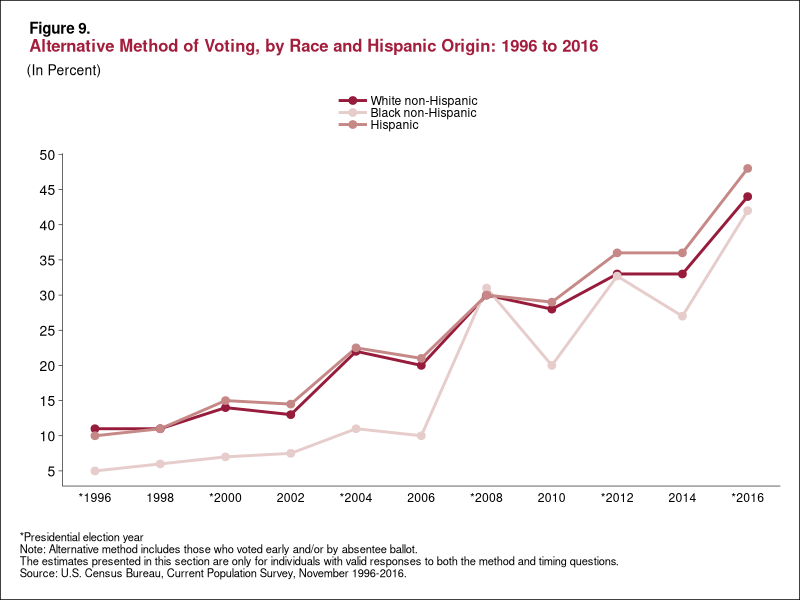

Reproduce this figure in R.
## ---- chunk 1
knitr::opts_chunk$set(echo = TRUE)
## ---- chunk 2
library(tidyverse)
# I like this for coloring text: https://wilkelab.org/ggtext/
library("ggtext")
library(grid)
library(rlang)
## ---- chunk 3
age_groups= c("18-29 year olds", "30-44 year olds", "45-64 year olds", "65 years and older")
types= c("White non-Hispanic", "Black non-Hispanic", "Hispanic")
year_levels <- c("*1996", "1998", "*2000", "2002", "*2004", "2006", "*2008", "2010", "*2012", "2014", "*2016")
percent<- c(5,10,15,20,25,30,35,40,45,50)
pop_colors <- c("#971c3c","#e6cdcb","#c58887")



vote_data<- tibble(
  vote_type = rep(types, 11),
  pop_groups= rep(year_levels, c(3,3,3,3,3,3,3,3,3,3,3)),
  amount= c(11,5,10,11,6,11,14,7,15,13,7.5,14.5,22,11,22.5,20,10,21,30,31,30,28,20,29,33,32.7,36,33,27,36,44,42,48), 
  fill= rep(pop_colors, 11)
)


vote_data<- vote_data%>%
  mutate(vote_type = factor(vote_type, levels= types),
         pop_groups= factor(pop_groups, levels=  year_levels),
         fill= factor(fill, levels= pop_colors))
area<- (ggplot(data= vote_data, aes(x= pop_groups, y= amount, group = vote_type, color= vote_type))+ geom_line(aes(color=vote_type), size =1)+ geom_point(aes(color=vote_type),size=2.3)+ scale_color_manual(values=pop_colors, guide_legend(label.vjust=2))+

 labs(title = "<span style = 'font-size:11pt; color:#000000'><b>Figure 9.</span></p><p><span style = 'font-size:12pt; color:#a21e3c'><b>Alternative Method of Voting, by Race and Hispanic Origin: 1996 to 2016</span></p>",
       subtitle = "<span style = 'font-size:10pt; color:#000000'>(In Percent)</span>",
       y = "",
       x = "",
       caption = "*Presidential election year\nNote: Alternative method includes those who voted early and/or by absentee ballot.\nThe estimates presented in this section are only for individuals with valid responses to both the method and timing questions.\nSource: U.S. Census Bureau, Current Population Survey, November 1996-2016."))


new<- (area + theme_classic()+
  theme(
           # Needed for using HTML syntax in plot title
           # plot.title = element_markdown(), 
           # Cleaned up some redundancies and combined your theme changes into one layer
           panel.grid = element_blank(),
           plot.background = element_rect(fill = "white", color = "black"),
           panel.grid.major = element_blank(),
           panel.grid.minor = element_blank(),
           plot.title = element_markdown(hjust= .05),
           plot.title.position = "plot",
           plot.caption.position = "plot",
           plot.subtitle = element_markdown(hjust=.01), 
           plot.caption = element_text(size = 8, color = "black", hjust = 0),
           axis.ticks = element_blank(),
           axis.line.y = element_line(size=.2, color= "black"),
           axis.text.y= element_text(size=10, color="black"),
           axis.ticks.y= element_line(size=.2),
           axis.line.x.bottom = element_line(size=.2, color= "black", linetype="solid"),
           axis.text.x= element_text(color= "black"),
           legend.key.height= unit(.2, 'cm'), legend.key.width= unit(.9, 'cm'),
           legend.spacing.x = unit(.1, 'cm'),
            plot.margin = unit(c(.5,.5,.5,.5), "cm"),
           legend.position="top",
           legend.text=element_text(margin=margin(r=.3,unit="inch")),
           legend.title= element_blank(),
           legend.direction='vertical',
           legend.spacing = unit(10, 'cm'))
+ scale_x_discrete(expand=c(.05,0))
+ scale_y_continuous(breaks = c(0,5,10,15,20,25,30,35,40,45,50)))
new 
